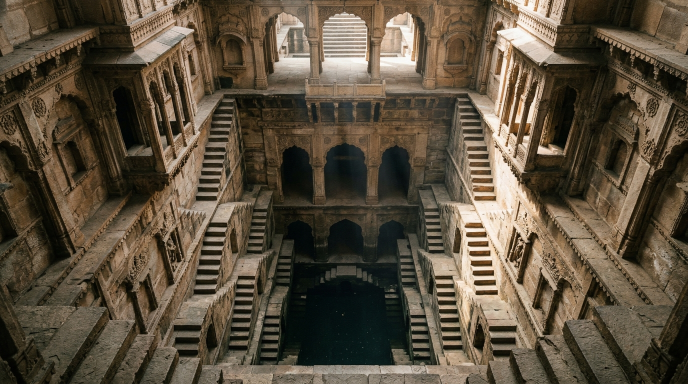
#> input picture images/bundi.jpg, 1376 x 768 px (shown at 1/2 size)
$ python -i guide_reel.py   (imports and definitions only)
#> lines starting #> are read from the running program, lines starting #| are printed output that depends on the picture
#!/usr/bin/env python3
"""guide_reel.py — one destination, one month, one reel: a carousel of our data.

Founder 2026-10-03: "we cover one destination ... each image would actually
represent one of the data points ... restaurants are like a carousel, but in a
reel format ... 3 seconds each, or 4.5 seconds ... 45, 60 seconds ... every
month we would rotate." Posted as a SECOND daily reel (13:05 IST), separate
from the 20:05 IST story reel.

    python3 guide_reel.py slides manali 10      # print the slides (no writes)
    python3 guide_reel.py daily                 # queue stills / render what is complete
    python3 guide_reel.py render manali 10      # cut one now

Each slide = one fact from the destination's fact pack, gated: a slide whose
fields are missing or contradict another field is DROPPED, never guessed.
Images are free Nano Banana stills made by the Cowork run (kind keyframe, 0
credits); the hook uses the destination's own hero photo when we have one.
Slide changes land on bar downbeats of a house track (2 bars a slide), each
boundary snapped to the real kick.
"""
from __future__ import annotations

import json, os, re, shutil, subprocess, sys, textwrap
from datetime import datetime, timezone, timedelta
from pathlib import Path

HERE = Path(__file__).resolve().parent
REPO = HERE.parent
VEO = Path.home() / "Automation" / "nakshiq-veo"
QUEUE = VEO / "veo_queue.json"
CLIPS = VEO / "clips"
FACTS = VEO / "data" / "facts"
LEDGER = VEO / "data" / "reels.json"
OUTDIR = VEO / "reels"
ROT = HERE / "guide_rotation.json"
HERO = REPO / "apps/web/public/images/destinations"
FONTS = HERE / "assets/fonts"
LOGO = REPO / "apps/web/public/icon-512.png"
MUSIC_DIR = HERE / "assets/music_trendy"
W, H, FPS = 1080, 1920, 30
END = 3.2           # end card; the sonic logo's audible length (logo B, founder pick 10-04)
SONIC_LOGO = HERE / "assets/music_nakshiq/logo.mp3"
BUFFER = 3          # guide storyboards kept in the pipeline (queued or cut, not yet posted)
REPEAT_DAYS = 120   # a destination is not re-guided inside this window
MIN_SLIDES = 7      # a slide without its own picture is dropped; fewer than this and the guide waits
MONTHS = ["", "January", "February", "March", "April", "May", "June", "July",
          "August", "September", "October", "November", "December"]
PLATFORMS = ("instagram", "youtube")
STYLE = ("Photorealistic travel photograph, vertical 9:16, natural light, rich but natural colour, "
         "35mm lens. No text, no signs, no shop names, no logos, no watermark. Any people are small "
         "in the frame or seen from behind; no faces in close-up and nobody looks at the camera.")


# ─── month + rotation ────────────────────────────────────────────────────
# [4 lines left out: function target_month, not called in this run]


def sb_id(slug: str, month: int) -> str:
    return f"{slug}__guide_m{month:02d}"


# ─── text helpers ────────────────────────────────────────────────────────
def _clean(s: str) -> str:
    s = (s or "").replace("—", ",").replace("–", "-").replace("  ", " ")
    return re.sub(r"\s+,", ",", s).strip(" ,.")


def _head(item: str) -> str:
    """'Photographers — the best light ...' -> 'Photographers'."""
    return _clean(re.split(r"\s[—–-]\s", item or "", maxsplit=1)[0])


def _tail(item: str) -> str:
    parts = re.split(r"\s[—–-]\s", item or "", maxsplit=1)
    return _clean(parts[1]) if len(parts) > 1 else ""


# [10 lines left out: function _short, not called in this run]


def _cap(s: str) -> str:
    s = _clean(s)
    return s[:1].upper() + s[1:] if s else s


# [6 lines left out: function _season_line, not called in this run]


def _inr(v) -> str:
    return "₹" + f"{int(round(float(v))):,}"


def _range_head(s: str):
    m = re.match(r"\[(\d+),(\d+)\)", str(s or ""))
    return (int(m.group(1)), int(m.group(2)) - 1) if m else None


# ─── slides ──────────────────────────────────────────────────────────────
def load_pack(slug: str) -> dict | None:
    p = FACTS / f"{slug}.json"
    return json.loads(p.read_text()) if p.exists() else None


# Every slide shows a DIFFERENT kind of scene (founder 2026-10-03: "a couple sitting
# on the desk can't be sitting on the desk with a different angle ... it shouldn't
# be repeated"). People are rare: at most one small figure, never a returning cast.
SCENES = {
    "hook": "a wide landscape photograph, no people",
    "time": "the landmark itself at that hour, no crowd, at most one tiny distant figure",
    "gem": "the place itself as a landscape or architecture photograph, no people",
    "eat": "an overhead close-up of the single dish on a plain table, no people, no hands",
    "swap": "a wide valley or village landscape photograph, no people",
    "skip": "an empty atmospheric detail of the place (weather, road, light), no people",
    "cost": "an empty, simple guesthouse room interior with a window view, no people",
    "kids": "one small child seen from far behind on an open path, tiny in the frame",
}
LOCAL_FOOD = ("himachali", "kashmiri", "local", "pahadi", "garhwali", "kumaoni", "rajasthani", "bengali",
              "street", "dhaba", "thali", "south-indian", "andhra", "chettinad", "punjabi", "awadhi", "tibetan")


# [25 lines left out: functions _fit, _first_sentence, not called in this run]


WINTER = {12, 1, 2}
# A "who should skip it" reason a photo can show directly (Delhi October: air quality).
SHOWS = {r"air quality|pollution|smog|haze": "smog", r"\bmonsoon|heavy rain": "rain"}


# [22 lines left out: functions season_cue, in_season, not called in this run]


def _seasonal(text: str, month: int) -> str:
    parts = re.split(r"(?<=[.,;])\s+", text or "")
    return " ".join(x for x in parts if in_season(x, month)).strip(" ,;") or (text or "")


# [8 lines left out: function _spot, not called in this run]


ALIASES = {"hadimba": "hadimba/hidimba", "hidimba": "hadimba/hidimba", "vashisht": "vashisht/vashist/vasisht"}


# [145 lines left out: functions _alias, slides, not called in this run]


# ─── real photos of named places (Wikimedia Commons) ─────────────────────
# Founder 2026-10-03: "when you say Barot Valley, you need to show a picture of the
# Barot Valley". A named place gets a REAL photo when Commons has one whose TITLE
# names it (a "Lama Dugh" search returned Barot's "Lamba Dug", a different meadow),
# under a licence that allows reuse with credit. Otherwise an AI still is made.
PHOTOS = VEO / "data" / "guide_photos"
LICENCE_RANK = [("cc0", 0), ("public domain", 0), ("pd", 0), ("cc by 4", 1), ("cc by 3", 1), ("cc by 2", 1),
                ("cc by-sa", 2)]
UA = {"User-Agent": "NakshIQ-guide/1.0 (https://www.nakshiq.com)"}


# [6 lines left out: function _lic_rank, not called in this run]


REJECT = HERE / "guide_photo_reject.json"   # Commons titles rejected on sight (plaques, crowds, wrong place)


MONTH_NAMES = {m.lower()[:3]: i for i, m in enumerate(MONTHS) if m}
# Titles that are about people, paperwork or signage, not the place (10-03: a plaque, a
# portrait of two people under "Chandigarh"; 10-04 probe: ministers at the Atal Tunnel).
NOT_A_PLACE = re.compile(r"\b(people|crew|minister|chairperson|modi|gandhi|portrait|selfie|woman|women|man|men|"
                         r"girl|boy|family|couple|board|notice|notices|map|plaque|description|sign|signboard|menu|"
                         r"ticket|labour|soldiers?|army|troops|tourists|restriction|enumeration|report|book|stamp|logo|poster|visiting|crowd|"
                         r"selling|wedding|festival|procession|accident|construction|detail|ceiling|interior|roof|figure|statue|railway|platform|university|campus|college|school|hospital|office)\b", re.I)


# [13 lines left out: function _shot_month, not called in this run]


def _month_gap(a: int, b: int) -> int:
    d = abs(a - b) % 12
    return min(d, 12 - d)


# [55 lines left out: function commons_photo, not called in this run]


def photo_path(slug: str, month: int, i: int) -> Path:
    return PHOTOS / sb_id(slug, month) / f"g{i:02d}.jpg"


# [21 lines left out: function fetch_photos, not called in this run]


def credits(slug: str, month: int) -> list[dict]:
    d = PHOTOS / sb_id(slug, month)
    return [m for m in (json.loads(p.read_text()) for p in sorted(d.glob("g*.json"))) if m.get("title")] if d.exists() else []


# [17 lines left out: function caption_credits, not called in this run]


# ─── queue (stills for Cowork) ───────────────────────────────────────────
def still_name(slug: str, month: int, i: int) -> str:
    return f"{sb_id(slug, month)}__g{i:02d}.jpg"


# [61 lines left out: functions hero, _cowork_window, queue, images, usable, not called in this run]


# ─── music: a house track with a steady kick ─────────────────────────────
THEME_WEIGHT = {"guide_theme_e.mp3": 2}   # founder preference, 10-04


# [78 lines left out: functions seed_sb, pick_track, not called in this run]


# ─── text as images (drawtext cannot fall back to a second font for the ₹ sign) ──
def _font(name: str, size: int):
    from PIL import ImageFont
    return ImageFont.truetype(str(FONTS / name), size)


# [11 lines left out: function _runs, not called in this run]


def _measure(text: str, f, fr) -> float:
    return sum((fr if r else f).getlength(c) for c, r in _runs(text))


# [54 lines left out: functions _wrap_px, credit_line, text_png, not called in this run]


# ─── render ──────────────────────────────────────────────────────────────
def _wrap(s: str, width: int) -> str:
    return "\n".join(textwrap.wrap(s, width=width, break_long_words=False)) if s else ""


# [99 lines left out: function render, not called in this run]


# ─── ledger + daily ──────────────────────────────────────────────────────
def _led() -> dict:
    return json.loads(LEDGER.read_text()) if LEDGER.exists() else {}


def _save(led: dict) -> None:
    tmp = LEDGER.with_suffix(".tmp"); tmp.write_text(json.dumps(led, ensure_ascii=False, indent=1)); tmp.replace(LEDGER)


# [36 lines left out: functions fact_pack, refresh_costs, cost_basis, not called in this run]


HOLD = HERE / "HOLD_FOR_REVIEW"     # same kill switch as the story reels


LOOKALIKE_SSIM = 0.55      # stills are cut-free, so a lower bar than the story reels' 0.78
LOOKALIKE_HIST = 0.97


def look_alike_images(imgs: list[Path | None]) -> list[tuple[int, int, float, float]]:
    """Slide pairs whose pictures are too alike: grey SSIM at 90x160, or colour
    histograms nearly identical while SSIM is still moderate. Heuristic thresholds
    (2026-10-03), backed by the daily visual check before the post window."""
    import numpy as np
    from PIL import Image
    sys.path.insert(0, str(HERE))
    import reel_v3 as R
    g, h = {}, {}
    for i, x in enumerate(imgs):
        if not x:
            continue
        p = x[0] if isinstance(x, tuple) else x
        im = Image.open(p).convert("RGB")
        if im.width > im.height * 9 / 16:
            cw = im.height * 9 // 16
            im = im.crop(((im.width - cw) // 2, 0, (im.width + cw) // 2, im.height))
        im = im.resize((90, 160))
        g[i] = np.asarray(im.convert("L"), np.float64)
        hist = np.concatenate([np.histogram(np.asarray(im)[..., c], 16, (0, 255))[0] for c in range(3)]).astype(float)
        h[i] = hist / hist.sum()
    out = []
    keys = sorted(g)
    for a in range(len(keys)):
        for b in range(a + 1, len(keys)):
            i, j = keys[a], keys[b]
            s = R._ssim(g[i], g[j]); c = float(np.corrcoef(h[i], h[j])[0, 1])
            if s >= LOOKALIKE_SSIM or (c >= LOOKALIKE_HIST and s >= 0.40):
                out.append((i + 1, j + 1, round(s, 2), round(c, 3)))
    return out


# [20 lines left out: function qa, not called in this run]


KIDS_WORDS = {5: "Great with kids", 4: "Good with kids", 3: "Fine with kids, with care", 2: "Hard with small kids", 1: "Not for small kids"}
HOOKS = HERE / "guide_hooks.json"


# [128 lines left out: functions hook_line, make_cover, cut, daily, not called in this run]


# [11 lines not run here, left out]

>>> import cv2
>>> picture = cv2.imread('../images/bundi.jpg', cv2.IMREAD_GRAYSCALE)
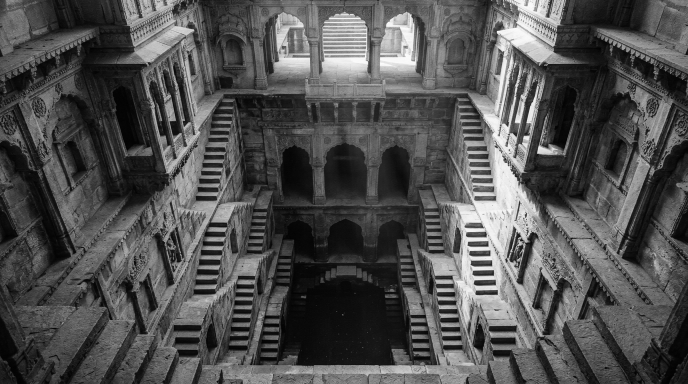
#> picture: shape (768, 1376) (shown at 1/2 size); min 0, max 255, mean 80.5
#> (the run stopped early here; a loop or call above may not have finished)

$ run again, on images/pinjore-gardens.jpg
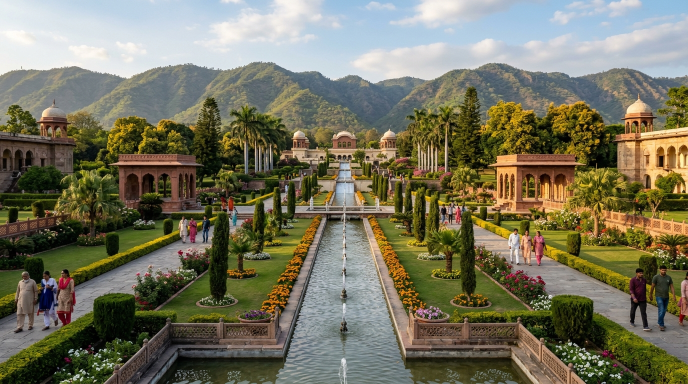
#> input picture images/pinjore-gardens.jpg, 1376 x 768 px (shown at 1/2 size)
#> `picture = cv2.imread('../images/bundi.jpg', cv2.IMREAD_GRAYSCALE)`:
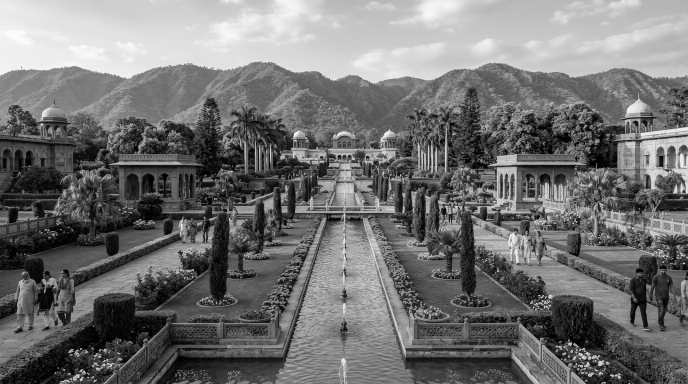
#> picture: shape (768, 1376) (shown at 1/2 size); min 0, max 255, mean 113.3

$ run again, on images/rishikesh.jpg
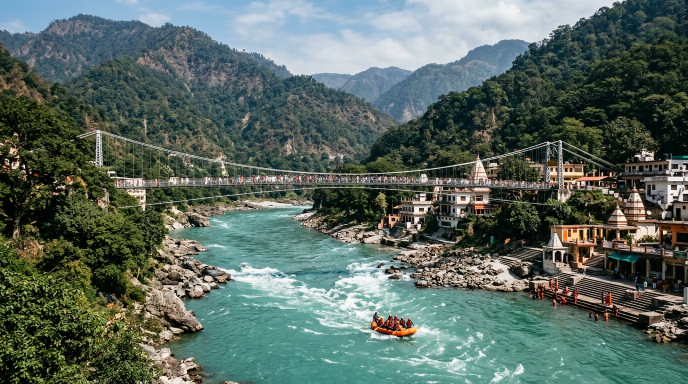
#> input picture images/rishikesh.jpg, 1376 x 768 px (shown at 1/2 size)
#> `picture = cv2.imread('../images/bundi.jpg', cv2.IMREAD_GRAYSCALE)`:
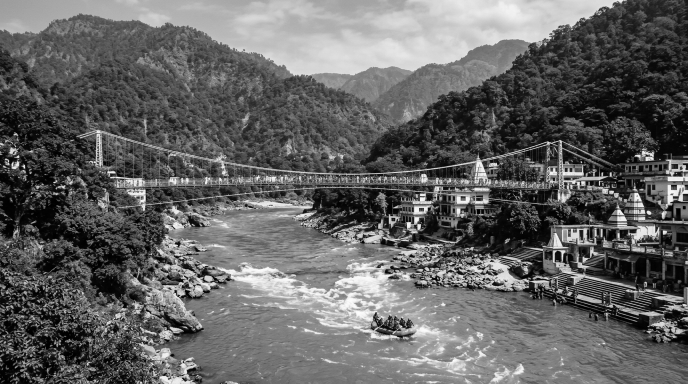
#> picture: shape (768, 1376) (shown at 1/2 size); min 0, max 255, mean 99.4

$ run again, on images/sangla.jpg
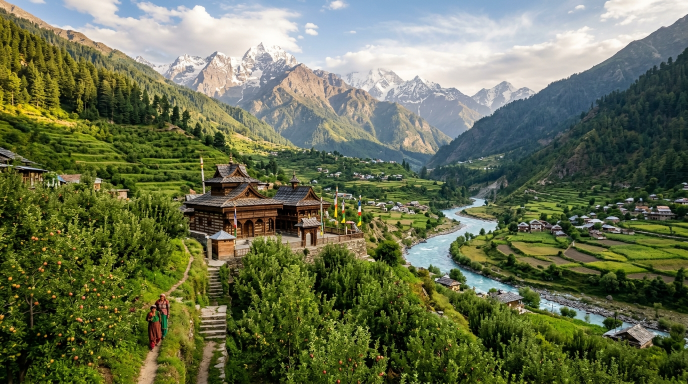
#> input picture images/sangla.jpg, 1376 x 768 px (shown at 1/2 size)
#> `picture = cv2.imread('../images/bundi.jpg', cv2.IMREAD_GRAYSCALE)`:
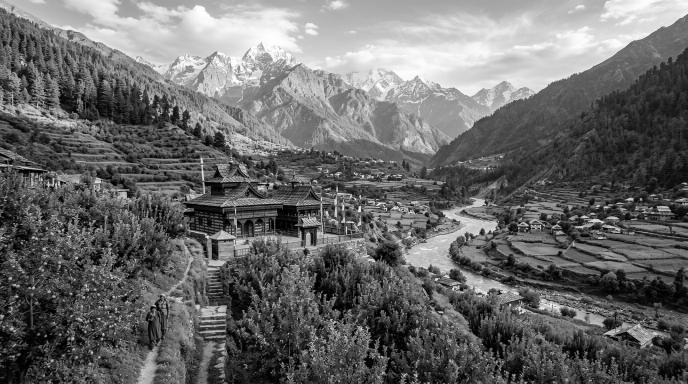
#> picture: shape (768, 1376) (shown at 1/2 size); min 0, max 255, mean 105.8
